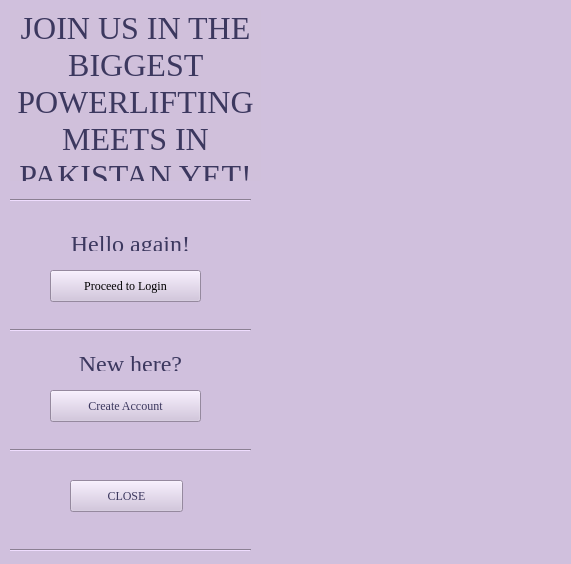
<?xml version="1.0" encoding="UTF-8"?>
<ui version="4.0">
 <class>WelcomeScreen</class>
 <widget class="QWidget" name="WelcomeScreen">
  <property name="geometry">
   <rect>
    <x>0</x>
    <y>0</y>
    <width>571</width>
    <height>564</height>
   </rect>
  </property>
  <property name="minimumSize">
   <size>
    <width>571</width>
    <height>564</height>
   </size>
  </property>
  <property name="maximumSize">
   <size>
    <width>571</width>
    <height>564</height>
   </size>
  </property>
  <property name="windowTitle">
   <string>Welcome!</string>
  </property>
  <property name="autoFillBackground">
   <bool>false</bool>
  </property>
  <property name="styleSheet">
   <string notr="true">background-color: rgb(208, 192, 221);</string>
  </property>
  <widget class="QLabel" name="label">
   <property name="geometry">
    <rect>
     <x>10</x>
     <y>10</y>
     <width>251</width>
     <height>171</height>
    </rect>
   </property>
   <property name="font">
    <font>
     <family>Georgia</family>
     <weight>50</weight>
     <italic>false</italic>
     <bold>false</bold>
    </font>
   </property>
   <property name="styleSheet">
    <string notr="true">background-color: rgba(208, 192, 219, 174);</string>
   </property>
   <property name="text">
    <string>&lt;html&gt;&lt;head/&gt;&lt;body&gt;&lt;p align=&quot;center&quot;&gt;&lt;span style=&quot; font-size:24pt; color:#3c385f;&quot;&gt;JOIN US IN THE BIGGEST POWERLIFTING MEETS IN PAKISTAN YET!&lt;/span&gt;&lt;/p&gt;&lt;/body&gt;&lt;/html&gt;</string>
   </property>
   <property name="wordWrap">
    <bool>true</bool>
   </property>
  </widget>
  <widget class="QLabel" name="label_2">
   <property name="geometry">
    <rect>
     <x>10</x>
     <y>350</y>
     <width>241</width>
     <height>21</height>
    </rect>
   </property>
   <property name="font">
    <font>
     <family>Georgia</family>
    </font>
   </property>
   <property name="text">
    <string>&lt;html&gt;&lt;head/&gt;&lt;body&gt;&lt;p align=&quot;center&quot;&gt;&lt;span style=&quot; font-size:18pt; color:#3c385f;&quot;&gt;New here?&lt;/span&gt;&lt;/p&gt;&lt;/body&gt;&lt;/html&gt;</string>
   </property>
   <property name="alignment">
    <set>Qt::AlignCenter</set>
   </property>
  </widget>
  <widget class="QLabel" name="image">
   <property name="geometry">
    <rect>
     <x>130</x>
     <y>0</y>
     <width>641</width>
     <height>571</height>
    </rect>
   </property>
   <property name="text">
    <string/>
   </property>
   <property name="pixmap">
    <pixmap>welcome.png</pixmap>
   </property>
   <property name="alignment">
    <set>Qt::AlignCenter</set>
   </property>
  </widget>
  <widget class="QPushButton" name="CreateAccount">
   <property name="geometry">
    <rect>
     <x>50</x>
     <y>390</y>
     <width>151</width>
     <height>32</height>
    </rect>
   </property>
   <property name="palette">
    <palette>
     <active>
      <colorrole role="WindowText">
       <brush brushstyle="SolidPattern">
        <color alpha="255">
         <red>60</red>
         <green>56</green>
         <blue>95</blue>
        </color>
       </brush>
      </colorrole>
      <colorrole role="Button">
       <brush brushstyle="SolidPattern">
        <color alpha="255">
         <red>208</red>
         <green>192</green>
         <blue>221</blue>
        </color>
       </brush>
      </colorrole>
      <colorrole role="ButtonText">
       <brush brushstyle="SolidPattern">
        <color alpha="255">
         <red>60</red>
         <green>56</green>
         <blue>95</blue>
        </color>
       </brush>
      </colorrole>
      <colorrole role="Base">
       <brush brushstyle="SolidPattern">
        <color alpha="255">
         <red>208</red>
         <green>192</green>
         <blue>221</blue>
        </color>
       </brush>
      </colorrole>
      <colorrole role="Window">
       <brush brushstyle="SolidPattern">
        <color alpha="255">
         <red>208</red>
         <green>192</green>
         <blue>221</blue>
        </color>
       </brush>
      </colorrole>
     </active>
     <inactive>
      <colorrole role="WindowText">
       <brush brushstyle="SolidPattern">
        <color alpha="255">
         <red>60</red>
         <green>56</green>
         <blue>95</blue>
        </color>
       </brush>
      </colorrole>
      <colorrole role="Button">
       <brush brushstyle="SolidPattern">
        <color alpha="255">
         <red>208</red>
         <green>192</green>
         <blue>221</blue>
        </color>
       </brush>
      </colorrole>
      <colorrole role="ButtonText">
       <brush brushstyle="SolidPattern">
        <color alpha="255">
         <red>60</red>
         <green>56</green>
         <blue>95</blue>
        </color>
       </brush>
      </colorrole>
      <colorrole role="Base">
       <brush brushstyle="SolidPattern">
        <color alpha="255">
         <red>208</red>
         <green>192</green>
         <blue>221</blue>
        </color>
       </brush>
      </colorrole>
      <colorrole role="Window">
       <brush brushstyle="SolidPattern">
        <color alpha="255">
         <red>208</red>
         <green>192</green>
         <blue>221</blue>
        </color>
       </brush>
      </colorrole>
     </inactive>
     <disabled>
      <colorrole role="WindowText">
       <brush brushstyle="SolidPattern">
        <color alpha="255">
         <red>127</red>
         <green>127</green>
         <blue>127</blue>
        </color>
       </brush>
      </colorrole>
      <colorrole role="Button">
       <brush brushstyle="SolidPattern">
        <color alpha="255">
         <red>208</red>
         <green>192</green>
         <blue>221</blue>
        </color>
       </brush>
      </colorrole>
      <colorrole role="ButtonText">
       <brush brushstyle="SolidPattern">
        <color alpha="255">
         <red>148</red>
         <green>148</green>
         <blue>148</blue>
        </color>
       </brush>
      </colorrole>
      <colorrole role="Base">
       <brush brushstyle="SolidPattern">
        <color alpha="255">
         <red>208</red>
         <green>192</green>
         <blue>221</blue>
        </color>
       </brush>
      </colorrole>
      <colorrole role="Window">
       <brush brushstyle="SolidPattern">
        <color alpha="255">
         <red>208</red>
         <green>192</green>
         <blue>221</blue>
        </color>
       </brush>
      </colorrole>
     </disabled>
    </palette>
   </property>
   <property name="font">
    <font>
     <family>Georgia</family>
    </font>
   </property>
   <property name="styleSheet">
    <string notr="true">\</string>
   </property>
   <property name="text">
    <string>Create Account</string>
   </property>
  </widget>
  <widget class="QPushButton" name="QuitButton">
   <property name="geometry">
    <rect>
     <x>70</x>
     <y>480</y>
     <width>113</width>
     <height>32</height>
    </rect>
   </property>
   <property name="palette">
    <palette>
     <active>
      <colorrole role="WindowText">
       <brush brushstyle="SolidPattern">
        <color alpha="255">
         <red>60</red>
         <green>56</green>
         <blue>95</blue>
        </color>
       </brush>
      </colorrole>
      <colorrole role="Button">
       <brush brushstyle="SolidPattern">
        <color alpha="255">
         <red>208</red>
         <green>192</green>
         <blue>221</blue>
        </color>
       </brush>
      </colorrole>
      <colorrole role="ButtonText">
       <brush brushstyle="SolidPattern">
        <color alpha="255">
         <red>60</red>
         <green>56</green>
         <blue>95</blue>
        </color>
       </brush>
      </colorrole>
      <colorrole role="Base">
       <brush brushstyle="SolidPattern">
        <color alpha="255">
         <red>208</red>
         <green>192</green>
         <blue>221</blue>
        </color>
       </brush>
      </colorrole>
      <colorrole role="Window">
       <brush brushstyle="SolidPattern">
        <color alpha="255">
         <red>208</red>
         <green>192</green>
         <blue>221</blue>
        </color>
       </brush>
      </colorrole>
     </active>
     <inactive>
      <colorrole role="WindowText">
       <brush brushstyle="SolidPattern">
        <color alpha="255">
         <red>60</red>
         <green>56</green>
         <blue>95</blue>
        </color>
       </brush>
      </colorrole>
      <colorrole role="Button">
       <brush brushstyle="SolidPattern">
        <color alpha="255">
         <red>208</red>
         <green>192</green>
         <blue>221</blue>
        </color>
       </brush>
      </colorrole>
      <colorrole role="ButtonText">
       <brush brushstyle="SolidPattern">
        <color alpha="255">
         <red>60</red>
         <green>56</green>
         <blue>95</blue>
        </color>
       </brush>
      </colorrole>
      <colorrole role="Base">
       <brush brushstyle="SolidPattern">
        <color alpha="255">
         <red>208</red>
         <green>192</green>
         <blue>221</blue>
        </color>
       </brush>
      </colorrole>
      <colorrole role="Window">
       <brush brushstyle="SolidPattern">
        <color alpha="255">
         <red>208</red>
         <green>192</green>
         <blue>221</blue>
        </color>
       </brush>
      </colorrole>
     </inactive>
     <disabled>
      <colorrole role="WindowText">
       <brush brushstyle="SolidPattern">
        <color alpha="255">
         <red>127</red>
         <green>127</green>
         <blue>127</blue>
        </color>
       </brush>
      </colorrole>
      <colorrole role="Button">
       <brush brushstyle="SolidPattern">
        <color alpha="255">
         <red>208</red>
         <green>192</green>
         <blue>221</blue>
        </color>
       </brush>
      </colorrole>
      <colorrole role="ButtonText">
       <brush brushstyle="SolidPattern">
        <color alpha="255">
         <red>148</red>
         <green>148</green>
         <blue>148</blue>
        </color>
       </brush>
      </colorrole>
      <colorrole role="Base">
       <brush brushstyle="SolidPattern">
        <color alpha="255">
         <red>208</red>
         <green>192</green>
         <blue>221</blue>
        </color>
       </brush>
      </colorrole>
      <colorrole role="Window">
       <brush brushstyle="SolidPattern">
        <color alpha="255">
         <red>208</red>
         <green>192</green>
         <blue>221</blue>
        </color>
       </brush>
      </colorrole>
     </disabled>
    </palette>
   </property>
   <property name="font">
    <font>
     <family>Georgia</family>
    </font>
   </property>
   <property name="styleSheet">
    <string notr="true"/>
   </property>
   <property name="text">
    <string>CLOSE</string>
   </property>
  </widget>
  <widget class="Line" name="line">
   <property name="geometry">
    <rect>
     <x>10</x>
     <y>320</y>
     <width>241</width>
     <height>20</height>
    </rect>
   </property>
   <property name="orientation">
    <enum>Qt::Horizontal</enum>
   </property>
  </widget>
  <widget class="Line" name="line_2">
   <property name="geometry">
    <rect>
     <x>10</x>
     <y>190</y>
     <width>241</width>
     <height>20</height>
    </rect>
   </property>
   <property name="orientation">
    <enum>Qt::Horizontal</enum>
   </property>
  </widget>
  <widget class="Line" name="line_3">
   <property name="geometry">
    <rect>
     <x>10</x>
     <y>440</y>
     <width>241</width>
     <height>20</height>
    </rect>
   </property>
   <property name="orientation">
    <enum>Qt::Horizontal</enum>
   </property>
  </widget>
  <widget class="Line" name="line_4">
   <property name="geometry">
    <rect>
     <x>10</x>
     <y>540</y>
     <width>241</width>
     <height>20</height>
    </rect>
   </property>
   <property name="orientation">
    <enum>Qt::Horizontal</enum>
   </property>
  </widget>
  <widget class="QLabel" name="label_3">
   <property name="geometry">
    <rect>
     <x>10</x>
     <y>230</y>
     <width>241</width>
     <height>21</height>
    </rect>
   </property>
   <property name="font">
    <font>
     <family>Georgia</family>
    </font>
   </property>
   <property name="text">
    <string>&lt;html&gt;&lt;head/&gt;&lt;body&gt;&lt;p align=&quot;center&quot;&gt;&lt;span style=&quot; font-size:18pt; color:#3c385f;&quot;&gt;Hello again!&lt;/span&gt;&lt;/p&gt;&lt;/body&gt;&lt;/html&gt;</string>
   </property>
   <property name="alignment">
    <set>Qt::AlignCenter</set>
   </property>
  </widget>
  <widget class="QPushButton" name="LoginButton">
   <property name="geometry">
    <rect>
     <x>50</x>
     <y>270</y>
     <width>151</width>
     <height>32</height>
    </rect>
   </property>
   <property name="font">
    <font>
     <family>Georgia</family>
    </font>
   </property>
   <property name="text">
    <string>Proceed to Login</string>
   </property>
  </widget>
  <zorder>image</zorder>
  <zorder>label</zorder>
  <zorder>label_2</zorder>
  <zorder>CreateAccount</zorder>
  <zorder>QuitButton</zorder>
  <zorder>line</zorder>
  <zorder>line_2</zorder>
  <zorder>line_3</zorder>
  <zorder>line_4</zorder>
  <zorder>label_3</zorder>
  <zorder>LoginButton</zorder>
 </widget>
 <resources/>
 <connections/>
</ui>
